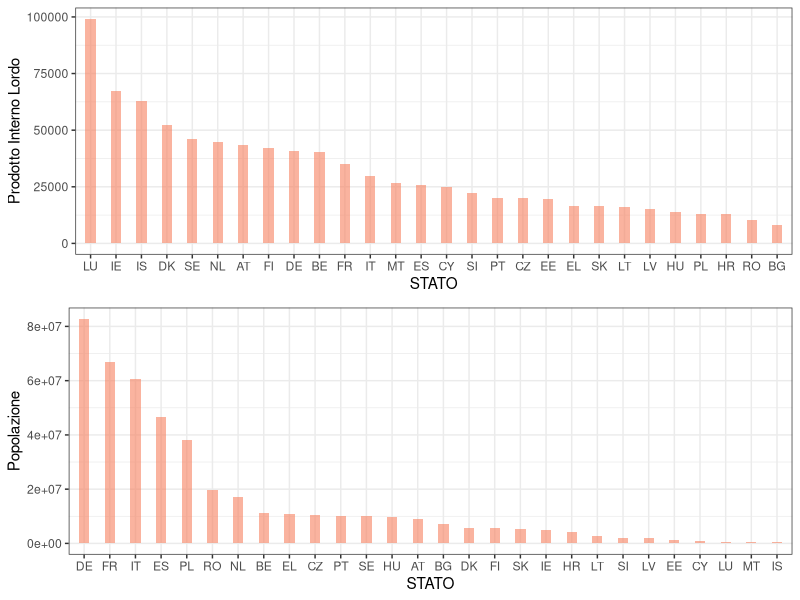
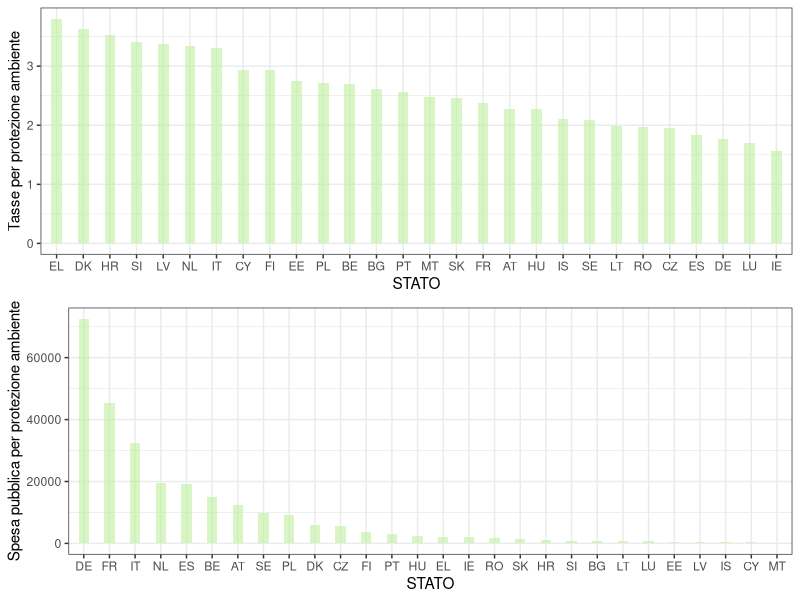
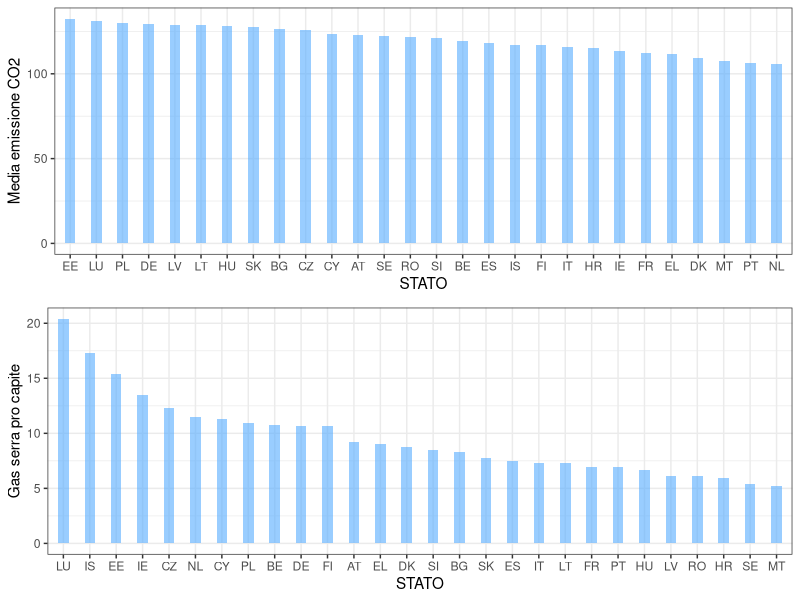
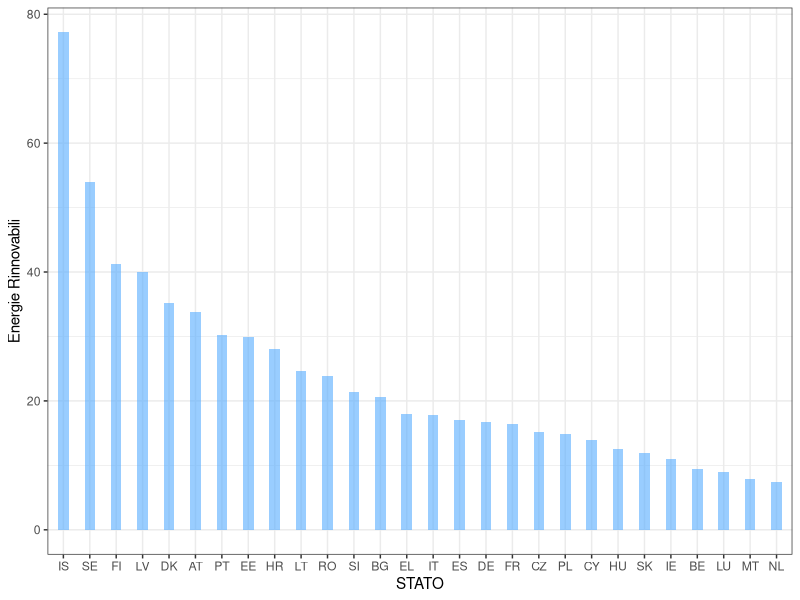
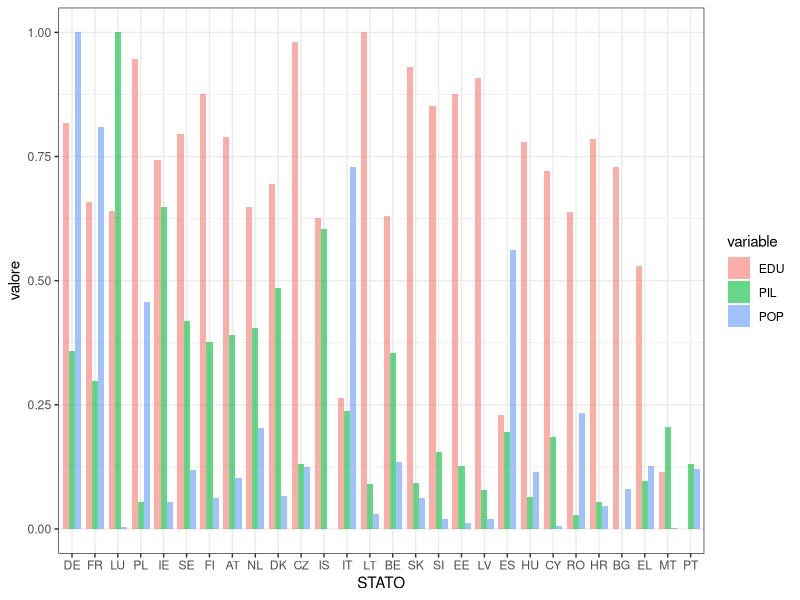
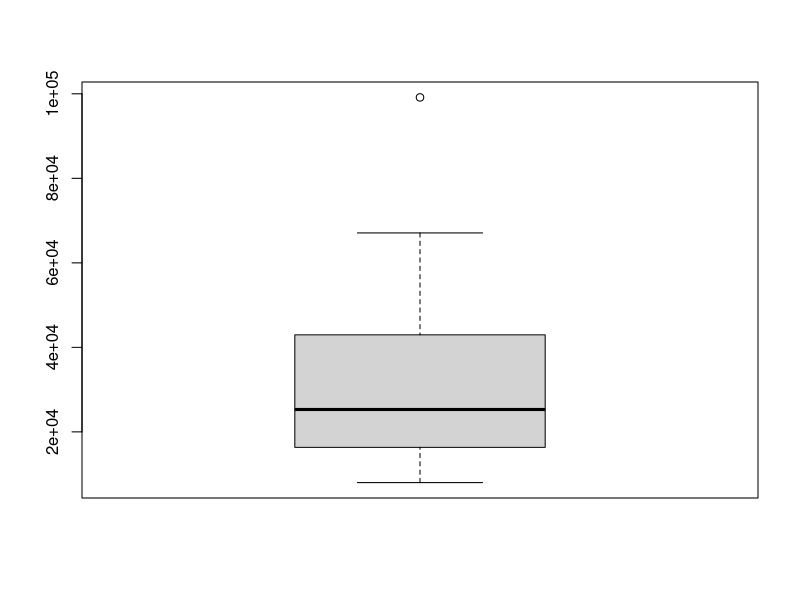
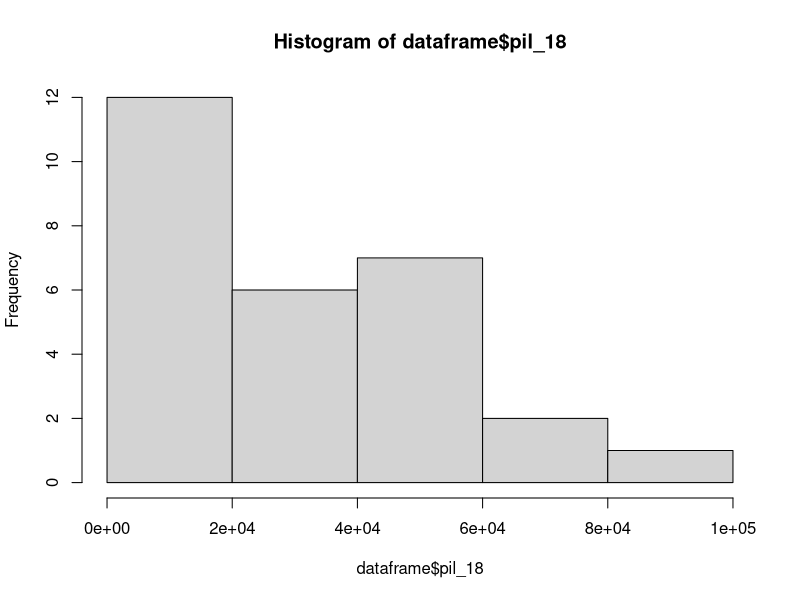
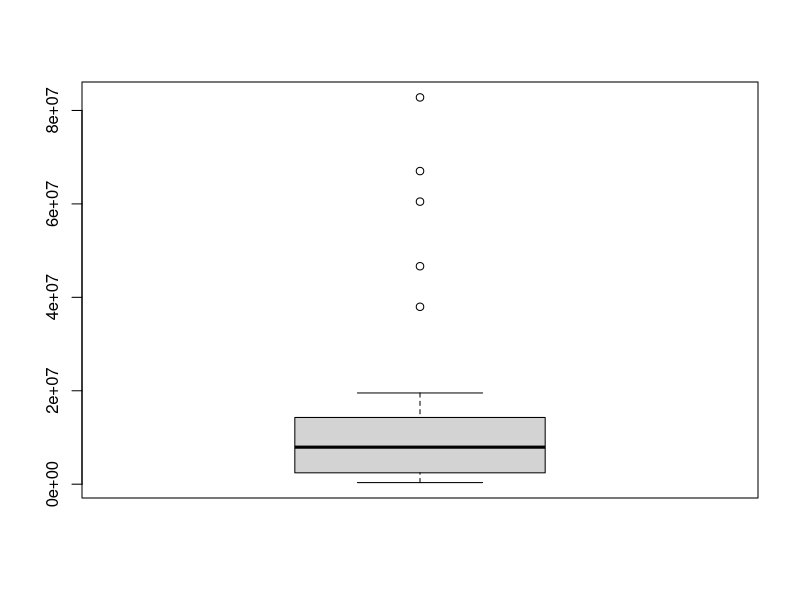

These figures' R source, in order:
################################################################################
###                  La Sostenibilità Ambientale dell'Europa                 ###
################################################################################

### Esploriamo le informazioni disponibili negli open data europei le condizioni
### energetiche e sulla protezione ambientale.
###
### 1. Quali sono i paesi più inquinati?
### 2. Quali sono i paesi che investono più sulla protezione ambientale?
### 3. Quali sono i paesi che utilizzano più energie rinnovabili?

### Alla domanda 1 ---> emissioni di CO_2, Gas Serra, riciclo dei rifiuti;
### Alla domanda 2 ---> pil pro capite, popolazione, educazione
###                     tassazione ed investimenti per protezione ambiente;
### Alla domanda 3 ---> energie rinnovabili;

#########     RISORSA: OPEN DATA database EUROSTAT                     #########
#########     https://ec.europa.eu/eurostat/web/main/data/database     #########


###  IMPORTIAMO IL DATAFRAME CHE ABBIAMO CREATO DOPO TUTTA LA MANIPOLAZIONE  ###
dataframe <- read.csv("dataframe.txt", sep=' ')

################################################################################
###                                                                          ###
###                           ANALISI UNIVARIATA                             ###
###                                                                          ###
################################################################################

############################################   DESCRITTIVA   ###################
mean(dataframe$pil_18) / 1000 # 31.6 K di ricchezza prodotta in media da ogni cittadino europeo
mean(dataframe$pop_18) / 1000000 # IN MILIONI

mean(dataframe$edu_18) # 80% di persone hanno un'educazione di 
                       # livello superiore nella fascia d'età 25-64 anni

mean(dataframe$media_co2_18) #emissione media di co2 per chilometro
mean(dataframe$gas_serra_pro_capite_18) #in equivalenti di co_2
mean(dataframe$protezione_ambiente_18) # milioni
mean(dataframe$tasse_ambiente_18) # percentuale
mean(dataframe$riciclo) # percentuale
mean(dataframe$energie_rinnovabili_18) # percentuale

colnames(dataframe)[2]
mean(dataframe[,2])
median(dataframe[,2])
min(dataframe[,2])
max(dataframe[,2])

#x <- list(colnames(dataframe)[2], mean(dataframe[,2]), median(dataframe[,2]), min(dataframe[,2]), max(dataframe[,2]))
#y <- list(colnames(dataframe)[3], mean(dataframe[,3]), median(dataframe[,3]), min(dataframe[,3]), max(dataframe[,3]))
#z <- rbind(x,y)
descrittiva <- list()
for (i in 2:length(dataframe)) {
  x <- list(colnames(dataframe)[i], round(mean(dataframe[,i]),2), median(dataframe[,i]), min(dataframe[,i]), max(dataframe[,i]))
  descrittiva <- rbind(descrittiva, x)
}
statistica_descrittiva <- as.data.frame(descrittiva)
colnames(statistica_descrittiva) <- c("Variabile",
                                      "Media",
                                      "Mediana",
                                      "Minimo",
                                      "Massimo")
rownames(statistica_descrittiva) <- c(1:9)

#modo veloce
summary(dataframe)
################################################################################

#bar chart
library(ggplot2)

a <-ggplot(dataframe, aes(x=reorder(stato, -pil_18), y=pil_18)) +
  geom_bar(stat="identity", fill="#f68060", alpha=.6, width=.4) +
  xlab("STATO") +
  ylab("Prodotto Interno Lordo") +
  theme_bw()
b <- ggplot(dataframe, aes(x=reorder(stato, -pop_18), y=pop_18)) +
  geom_bar(stat="identity", fill="#f68060", alpha=.6, width=.4) +
  xlab("STATO") +
  ylab("Popolazione") +
  theme_bw()

library(ggpubr)
ggarrange(a,b, ncol = 1, nrow = 2)


d <-ggplot(dataframe, aes(x=reorder(stato, -edu_18), y=edu_18)) +
  geom_bar(stat="identity", fill="#BCF09D", alpha=.6, width=.4) +
  xlab("STATO") +
  ylab("Educazione di Alto Livello") +
  theme_bw()
e <- ggplot(dataframe, aes(x=reorder(stato, -tasse_ambiente_18), y=tasse_ambiente_18)) +
  geom_bar(stat="identity", fill="#BCF09D", alpha=.6, width=.4) +
  xlab("STATO") +
  ylab("Tasse per protezione ambiente") +
  theme_bw()
f <- ggplot(dataframe, aes(x=reorder(stato, -protezione_ambiente_18), y=protezione_ambiente_18)) +
  geom_bar(stat="identity", fill="#BCF09D", alpha=.6, width=.4) +
  xlab("STATO") +
  ylab("Spesa pubblica per protezione ambiente") +
  theme_bw()

ggarrange(e,f, ncol = 1, nrow = 2)

g <- ggplot(dataframe, aes(x=reorder(stato, -media_co2_18), y=media_co2_18)) +
  geom_bar(stat="identity", fill="#55ABFF", alpha=.6, width=.4) +
  xlab("STATO") +
  ylab("Media emissione CO2") +
  theme_bw()
h <- ggplot(dataframe, aes(x=reorder(stato, -gas_serra_pro_capite_18), y=gas_serra_pro_capite_18)) +
  geom_bar(stat="identity", fill="#55ABFF", alpha=.6, width=.4) +
  xlab("STATO") +
  ylab("Gas serra pro capite") +
  theme_bw()

ggarrange(g,h, ncol = 1, nrow = 2)

i <- ggplot(dataframe, aes(x=reorder(stato, -energie_rinnovabili_18), y=energie_rinnovabili_18)) +
  geom_bar(stat="identity", fill="#55ABFF", alpha=.6, width=.4) +
  xlab("STATO") +
  ylab("Energie Rinnovabili") +
  theme_bw()

ggarrange(i, ncol = 1, nrow = 1)


### Proviamo a vedere come plottare insieme
normalize <- function(x) {
  (x - min(x)) / (max(x) - min(x))
}

df_scaled <- as.data.frame(lapply(dataframe[,c(2,3,4)], normalize))

str(df_scaled)

pil <- cbind(dataframe$stato, df_scaled$pil_18)
popol <- cbind(dataframe$stato, df_scaled$pop_18)
educ <- cbind(dataframe$stato, df_scaled$edu_18)

df <- as.data.frame(rbind(pil, popol))
df <- as.data.frame(rbind(df, educ))

colnames(df) <- c("stato", "valore")
df$valore <- as.numeric(df$valore)  
df$variable <- c(replicate(28, "PIL"), replicate(28, "POP"), replicate(28, "EDU"))

###### PLOT DELLE VARIABILI INSIEME
ggplot(df, aes(x=reorder(stato, -valore), y=valore, fill=variable)) +
  geom_bar(stat="identity", alpha=.6, width=.8, position = "dodge") +
  xlab("STATO") +
  theme_bw()


############################################  DISTRIBUZIONE  ###################
boxplot(dataframe$pil_18)
hist(dataframe$pil_18)

boxplot(dataframe$pop_18)
hist(dataframe$pop_18)

boxplot(dataframe$edu_18)
hist(dataframe$edu_18)

boxplot(dataframe$media_co2_18)
boxplot(dataframe$gas_serra_pro_capite_18)
boxplot(dataframe$protezione_ambiente_18)
boxplot(dataframe$tasse_ambiente_18)
boxplot(dataframe$riciclo)
boxplot(dataframe$energie_rinnovabili_18)

############### VARIANZA = (sommatoria (x - media)^2) / (n -1)
sigma <- sum((dataframe$pil_18 - mean(dataframe$pil_18))**2)/(length(dataframe$pil_18)-1)
sigma

var(dataframe$pil_18)
var(dataframe$pop_18)
var(dataframe$edu_18)

var(dataframe$media_co2_18)
var(dataframe$gas_serra_pro_capite_18)
var(dataframe$protezione_ambiente_18)
var(dataframe$tasse_ambiente_18)
var(dataframe$riciclo)
var(dataframe$energie_rinnovabili_18)

############### DEVIAZIONE STANDARD = radice_quadrata(varianza)
std <- sigma**(1/2)
std

sd(dataframe$pil_18)

sd(dataframe$pop_18)
sd(dataframe$edu_18)

sd(dataframe$media_co2_18)
sd(dataframe$gas_serra_pro_capite_18)
sd(dataframe$protezione_ambiente_18)
sd(dataframe$tasse_ambiente_18)
sd(dataframe$riciclo)
sd(dataframe$energie_rinnovabili_18)
